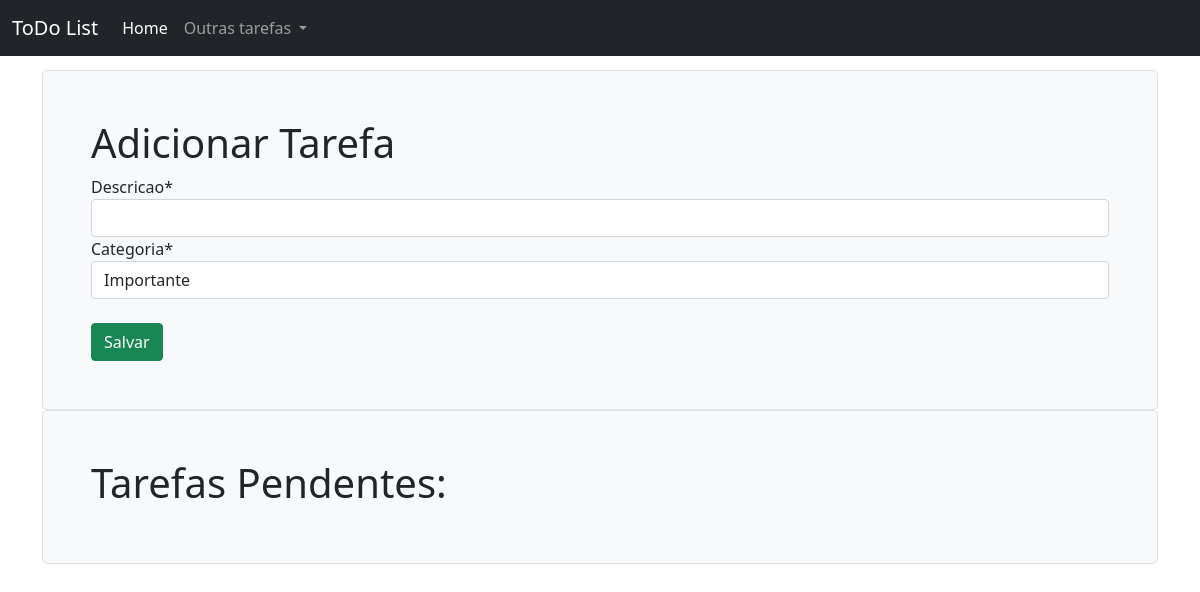
The page /tarefas/ on the database as committed earlier.
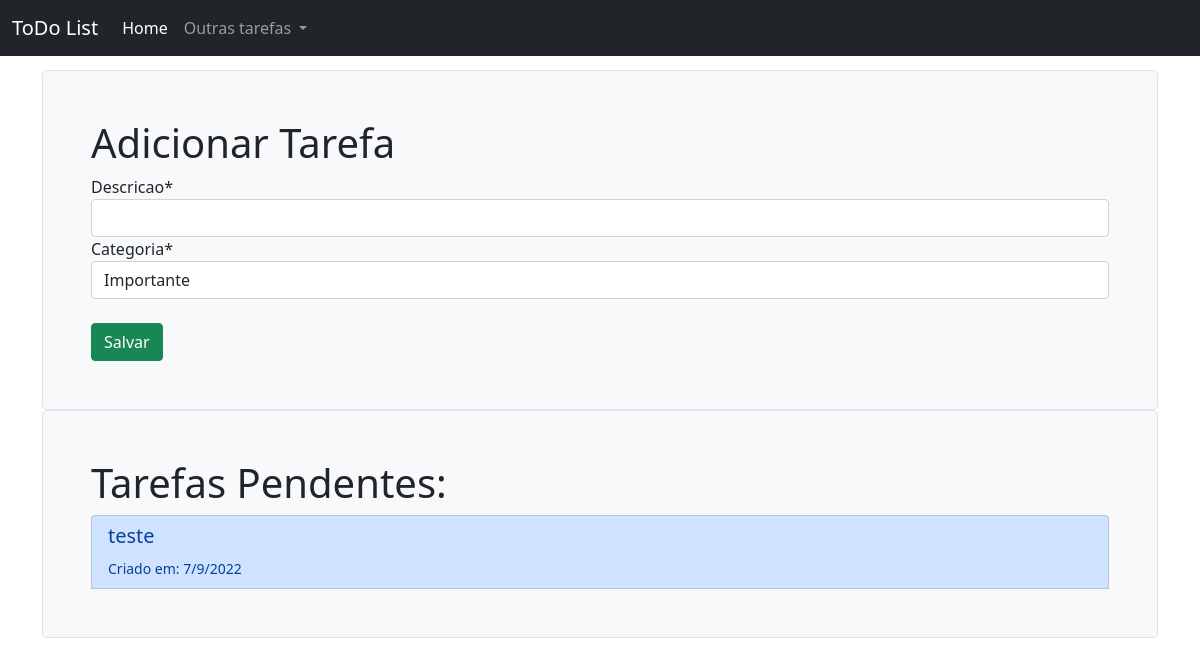
The same page on the database as committed later.
### tarefas/models.py (models this page shows)
class Tarefa(models.Model):
    OPCOES_STATUS = (
        ('concluído', 'Concluído'),
        ('pendente', 'Pendente'),
        ('adiado', 'Adiado'),
    )
    OPCOES_CATEGORIA = (
        ('urgente', 'Urgente'),
        ('importante', 'Importante'),
        ('precisa ser feito', 'Precisa ser feito'),
    )
    descricao = models.CharField(max_length=400)
    criacao = models.DateTimeField(auto_now_add=True)
    categoria = models.CharField(max_length=25, choices=OPCOES_CATEGORIA,
                                 default='importante')
    status = models.CharField(max_length=25, choices=OPCOES_STATUS,
                              default='pendente')

### tarefas/views.py (the view)
# urls.py: path('', views.tarefas_pendentes_list, name='tarefas_pendentes_list' ),
def tarefas_pendentes_list(request):
    tarefas_pendentes = Tarefa.objects.filter(status='pendente')
    if request.method == 'POST':
        form = AdicionarTarefa(data=request.POST)
        if form.is_valid():
            form.save()
            return redirect('tarefas_pendentes_list')
    else:
        form = AdicionarTarefa()
    return render(request, 'tarefas/tarefas_pendentes.html',
                  {'tarefas_pendentes': tarefas_pendentes,
                   'form': form})

### tarefas/forms.py
class AdicionarTarefa(forms.ModelForm):
    class Meta:
        model = Tarefa
        fields = ('descricao', 'categoria')

### tarefas/templates/tarefas/tarefas_pendentes.html (shortened to what this page needs)
<!DOCTYPE html>
<html lang="en" dir="ltr">
  <head>
  </head>
  <body>
{% extends 'base.html' %}
{% load crispy_forms_tags %}
{% block content %}
  <div class="h-100 p-5 bg-light border rounded-3">
    <h1>Adicionar Tarefa</h1>
    <form method="post">
      {{ form|crispy }}
      <br>
      <input class="btn btn-success" type="submit" value="Salvar">
    </form>
  </div>
  <div class="h-100 p-5 bg-light border rounded-3">
    <h1>Tarefas Pendentes:</h1>
    <div class="list-group">
      {% for tarefa in tarefas_pendentes %}
        {% if tarefa.categoria == 'urgente' %}
          <button type="button" class="list-group-item list-group-item-danger list-group-item-action" data-bs-toggle="modal" data-bs-target="#modal{{ tarefa.id }}">
        {% else %}
          {% if tarefa.categoria == 'importante' %}
            <button type="button" class="list-group-item list-group-item-warning list-group-item-action" data-bs-toggle="modal" data-bs-target="#modal{{ tarefa.id }}">
          {% else %}
            <button type="button" class="list-group-item list-group-item-primary list-group-item-action" data-bs-toggle="modal" data-bs-target="#modal{{ tarefa.id }}">
          {% endif %}
        {% endif %}
          <h5>{{ tarefa.descricao }}</h5>
          <small>Criado em: {{ tarefa.criacao.day }}/{{ tarefa.criacao.month }}/{{ tarefa.criacao.year }}</small>
        </button>
      {% endfor %}
    </div>
  </div>
{% endblock %}

Rows that differ between the two databases and show on the page:
added Tarefa: descricao "teste", criacao.day "7", criacao.month "9", criacao.year "2022"
